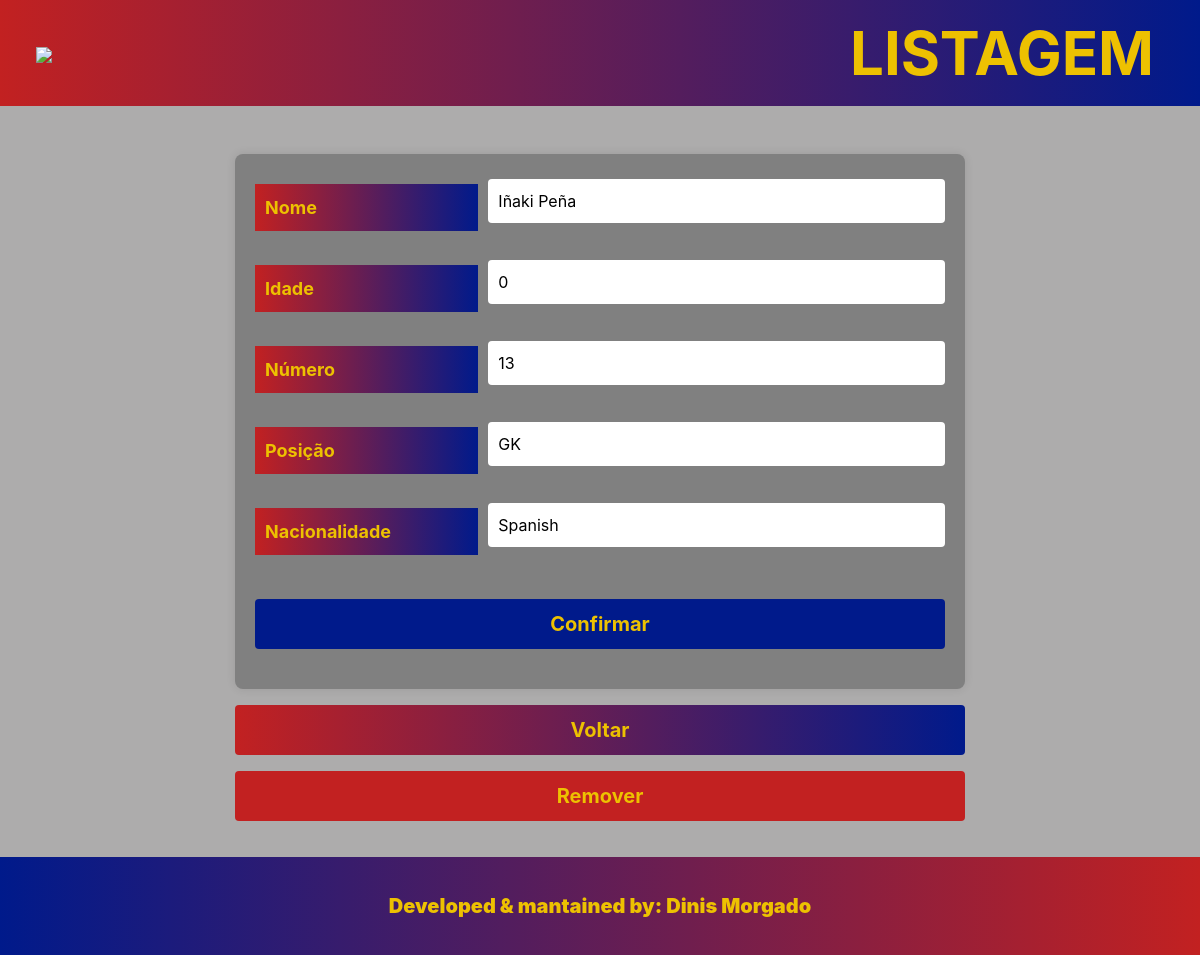
The page /editar.php?id=2 on the database as committed earlier.
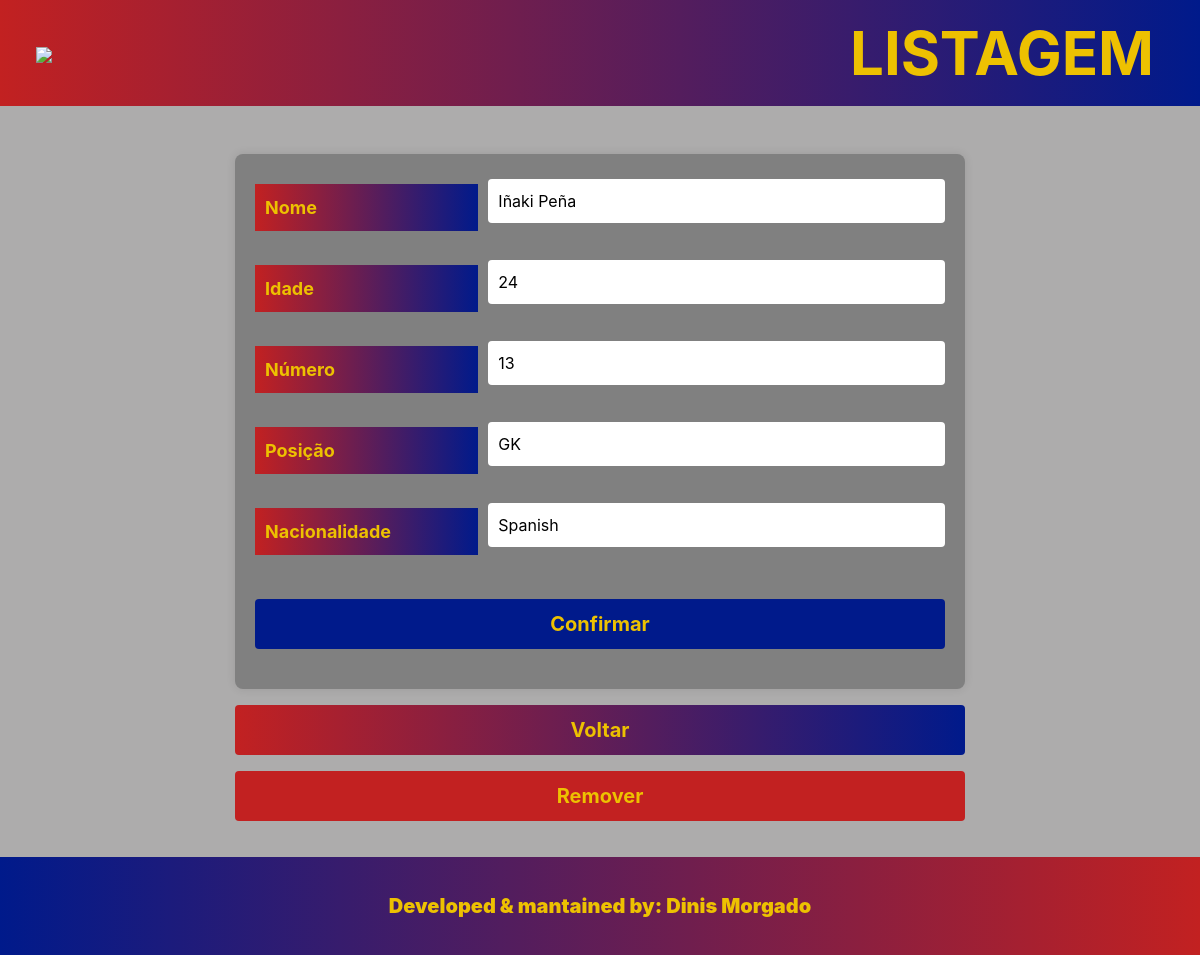
The same page on the database as committed later.
### tables this page shows
CREATE TABLE `equipa` (
  `ID` int(11) NOT NULL,
  `Nome` varchar(50) NOT NULL,
  `Idade` smallint(6) NOT NULL,
  `Nª` smallint(6) NOT NULL,
  `Posicao` varchar(4) NOT NULL,
  `Nacionalidade` varchar(50) NOT NULL
);

### editar.php (the view, shortened to what this page needs)
<?php include 'servidor.php'; ?>
<?php
$id = '';
if (isset($_GET['id'])) {
    $id = intval($_GET['id']);
    $sql = "SELECT * FROM equipa WHERE ID = $id";
    $resultado = mysqli_query($ligacao, $sql);
    if (mysqli_num_rows($resultado) == 1) {
        $linha = mysqli_fetch_assoc($resultado);
    } else {
        echo "<br> Jogador não encontrado <br>";
        exit();
    }
} else {
    echo "<br> ID não especificado <br>";
    exit();
}
?>
<!DOCTYPE html>
<html lang="en">
<head>
  <link rel="stylesheet" href="https://cdn.jsdelivr.net/npm/bootstrap@4.0.0/dist/css/bootstrap.min.css" />
  <link rel="stylesheet" href="styles.css" />
</head>
<body>
  <div class="container">
    <div class="row justify-content-center mt-5">
      <div class="col-md-8">
        <form action="editar.php?id=<?php echo $id; ?>" method="post">
          <div class="form-row">
            <div class="form-group col-md-4">
              <label for="nome">Nome</label>
            </div>
            <div class="form-group col-md-8">
              <input type="text" class="form-control" id="nome" name="nome" value="<?php echo $linha['Nome']; ?>">
            </div>
          </div>
          <div class="form-row">
            <div class="form-group col-md-4">
              <label for="idade">Idade</label>
            </div>
            <div class="form-group col-md-8">
              <input type="number" class="form-control" id="idade" name="idade" value="<?php echo $linha['Idade']; ?>">
            </div>
          </div>
          <div class="form-row">
            <div class="form-group col-md-4">
              <label for="numero">Número</label>
            </div>
            <div class="form-group col-md-8">
              <input type="number" class="form-control" id="numero" name="numero" value="<?php echo $linha['Nª']; ?>">
            </div>
          </div>
          <div class="form-row">
            <div class="form-group col-md-4">
              <label for="posicao">Posição</label>
            </div>
            <div class="form-group col-md-8">
              <input type="text" class="form-control" id="posicao" name="posicao" value="<?php echo $linha['Posicao']; ?>">
            </div>
          </div>
          <div class="form-row">
            <div class="form-group col-md-4">
              <label for="nacionalidade">Nacionalidade</label>
            </div>
            <div class="form-group col-md-8">
              <input type="text" class="form-control" id="nacionalidade" name="nacionalidade" value="<?php echo $linha['Nacionalidade']; ?>">
            </div>
          </div>
          <button type="submit" class="btn btn-primary btn-block">Confirmar</button>
        </form>
        <a href="index.php" class="btn btn-voltar btn-block mt-3">Voltar</a>
        <a href="remover.php?id=<?php echo $linha['ID']; ?>" class="btn btn-remove btn-block mt-3">Remover</a>
      </div>
    </div>
  </div>
</body>
</html>

Rows that differ between the two databases and show on the page:
changed equipa "Iñaki Peña": idade "0" → "24"
